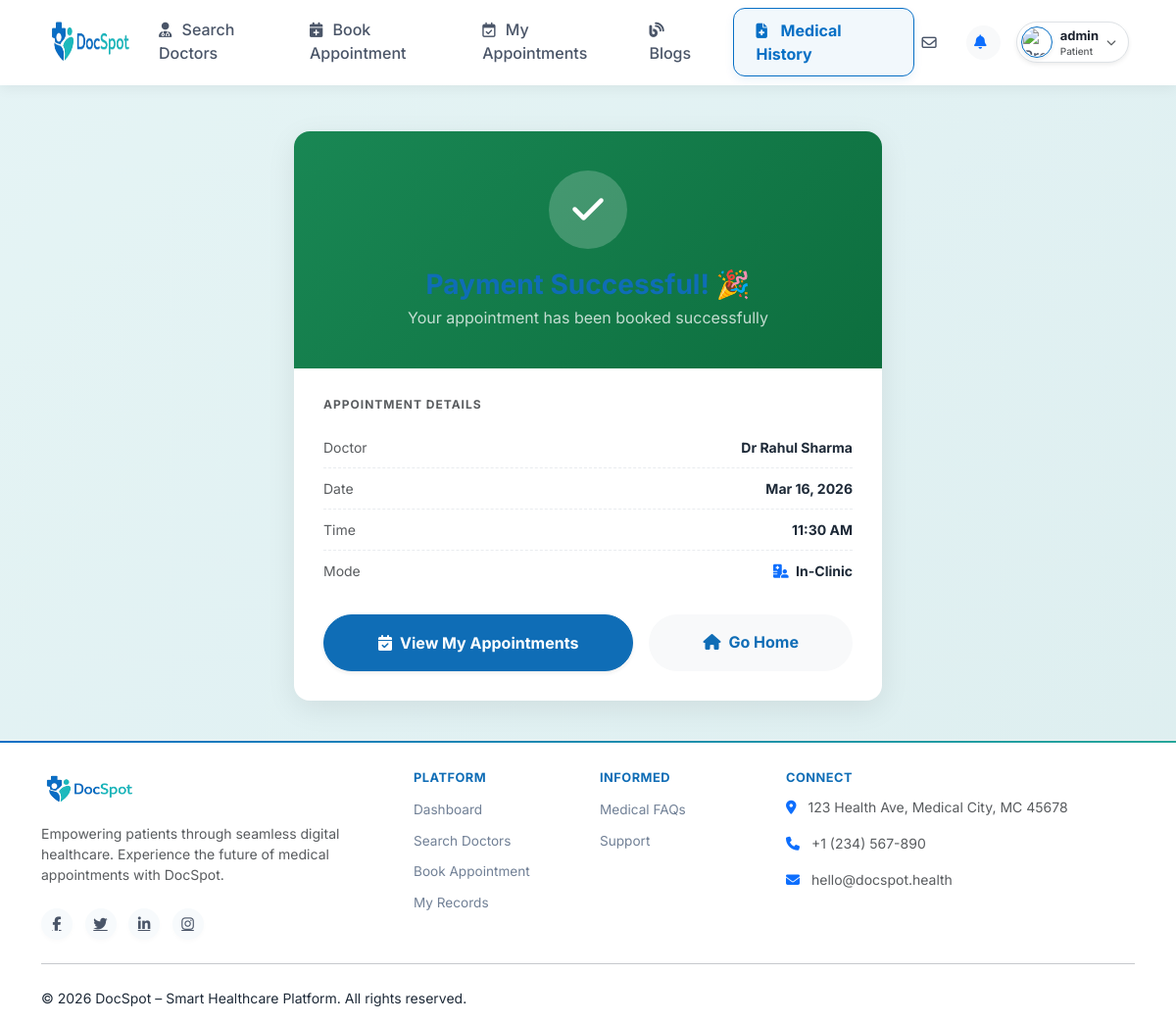
The page /payment/success/6/ (signed in) on the database as committed earlier.
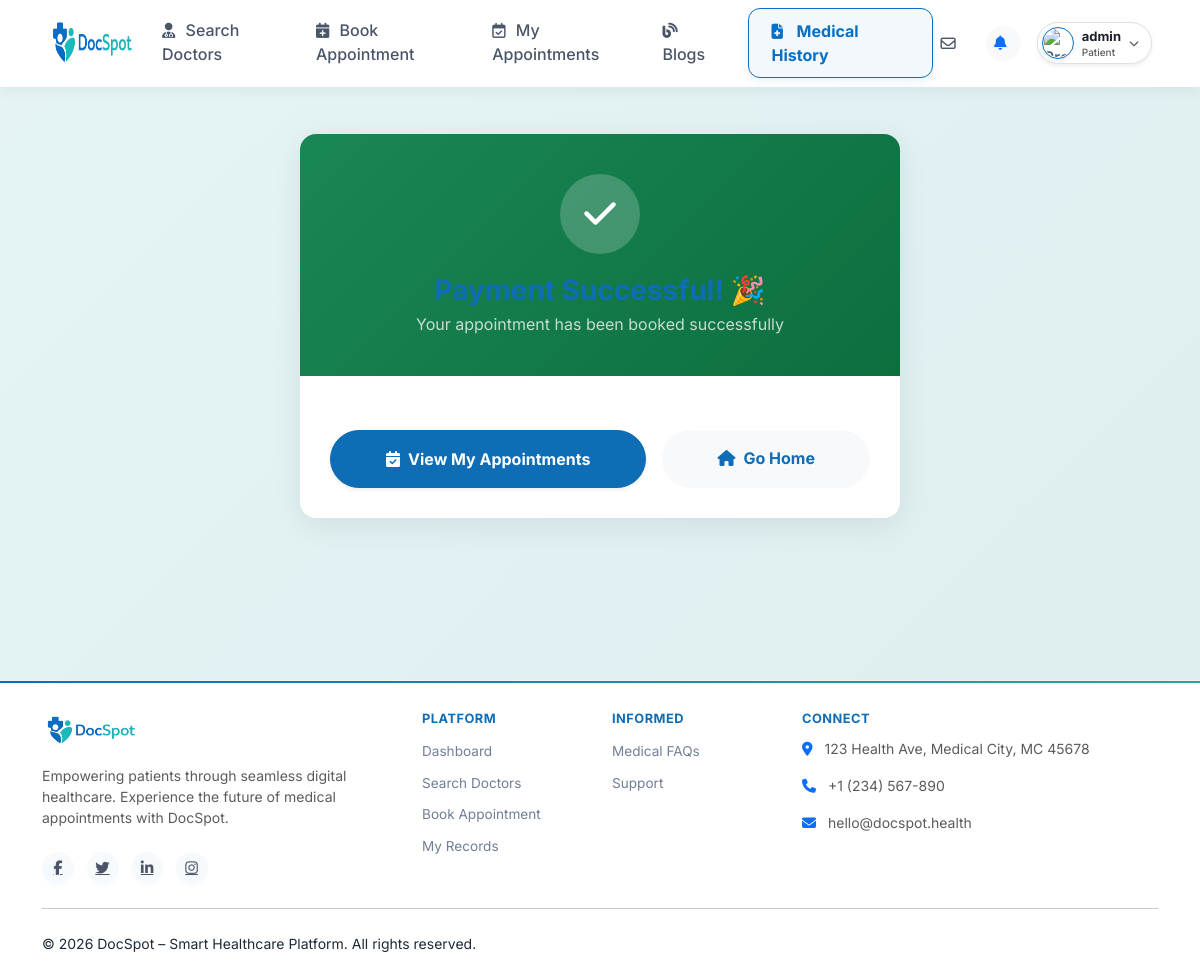
The same page on the database as committed later.
### user/models.py (models this page shows, shortened)
class tblAppointment(models.Model):
    appointmentID=models.AutoField(primary_key=True)
    clientID=models.ForeignKey(tblClient,on_delete=models.CASCADE)
    doctorID=models.ForeignKey(tblDoctor,on_delete=models.CASCADE)
    appointmentDate=models.DateField()
    appointmentTime=models.TimeField()
    mode=models.CharField(max_length=20, default='offline', choices=[('online', 'Online'), ('offline', 'Offline')])
    meetLink=models.TextField(max_length=500, null=True, blank=True)
    isAccepted=models.BooleanField(default=False)
    isRejected=models.BooleanField(default=False)
    isCompleted=models.BooleanField(default=False)
    createdDT=models.DateTimeField(auto_now_add=True, null=True)

class tblDoctor(models.Model):
    doctorID=models.AutoField(primary_key=True)
    userID=models.ForeignKey(tblUser,on_delete=models.CASCADE)
    displayName=models.TextField(max_length=50)
    displayContact=models.TextField(max_length=15)
    bio=models.TextField(max_length=500)
    subcategoryID=models.ForeignKey(tblSubcategory,on_delete=models.CASCADE)
    displayAddress=models.TextField(max_length=100)
    yearOfExperience=models.IntegerField()
    licenseNo=models.TextField(max_length=50)
    documents=models.FileField(upload_to='doctor_documents/')
    mode=models.IntegerField(default=1)
    consultationFees=models.DecimalField(max_digits=10, decimal_places=2, default=10.00)
    approval_status = models.CharField(max_length=20, default='pending', choices=[('pending', 'Pending'), ('approved', 'Approved'), ('rejected', 'Rejected')])

### user/views.py (the view)
# urls.py: path('payment/success/<int:appointment_id>/', views.paymentSuccess, name='paymentSuccess'),
def paymentSuccess(request, appointment_id):
    if 'user_id' not in request.session:
        return redirect('Login')
    appointment = tblAppointment.objects.filter(appointmentID=appointment_id).first()
    payment = tblPayment.objects.filter(appointmentID=appointment).first() if appointment else None
    data = {
        'appointment': appointment,
        'payment': payment,
    }
    return render(request, 'payment_success.html', data)

### user/templates/payment_success.html (shortened to what this page needs)
{% extends 'patient_base.html' %}
{% block content %}
<div class="container-fluid">
    <div class="success-container mt-4">
        <div class="success-card">
            <div class="success-header">
                <div class="success-icon">
                    <i class="fa-solid fa-check"></i>
                </div>
                <h3 class="fw-bold mb-1">Payment Successful! 🎉</h3>
                <p class="mb-0 opacity-75">Your appointment has been booked successfully</p>
            </div>
            <div class="success-body">
                {% if appointment %}
                <div class="text-start">
                    <h6 class="fw-bold text-muted text-uppercase mb-3" style="letter-spacing:1px; font-size:12px;">Appointment Details</h6>
                    <div class="receipt-row">
                        <span class="text-muted">Doctor</span>
                        <span class="fw-bold">{{ appointment.doctorID.displayName }}</span>
                    </div>
                    <div class="receipt-row">
                        <span class="text-muted">Date</span>
                        <span class="fw-bold">{{ appointment.appointmentDate|date:"M d, Y" }}</span>
                    </div>
                    <div class="receipt-row">
                        <span class="text-muted">Time</span>
                        <span class="fw-bold">{{ appointment.appointmentTime|time:"h:i A" }}</span>
                    </div>
                    <div class="receipt-row">
                        <span class="text-muted">Mode</span>
                        <span class="fw-bold">
                            {% if appointment.mode == 'online' %}
                                <i class="fa-solid fa-video text-success me-1"></i> Online
                            {% else %}
                                <i class="fa-solid fa-hospital-user text-primary me-1"></i> In-Clinic
                            {% endif %}
                        </span>
                    </div>
                </div>
                {% endif %}
                <div class="d-flex gap-3 mt-4">
                    <a href="{% url 'patientMyAppointments' %}" class="btn btn-primary flex-fill py-3 rounded-pill fw-bold shadow-sm">
                        <i class="fa-solid fa-calendar-check me-2"></i>View My Appointments
                    </a>
                    <a href="{% url 'home' %}" class="btn btn-outline-secondary flex-fill py-3 rounded-pill fw-bold border-0 bg-light">
                        <i class="fa-solid fa-house me-2"></i>Go Home
                    </a>
                </div>
            </div>
        </div>
    </div>
</div>
{% endblock %}

Rows that differ between the two databases and show on the page:
removed tblAppointment: doctorID.displayName "Dr Rahul Sharma", appointmentDate "Mar 16, 2026", appointmentTime "11:30 AM"
Other text that changed with them:
text no longer shown: "APPOINTMENT DETAILS Doctor Date Time Mode In-Clinic"
